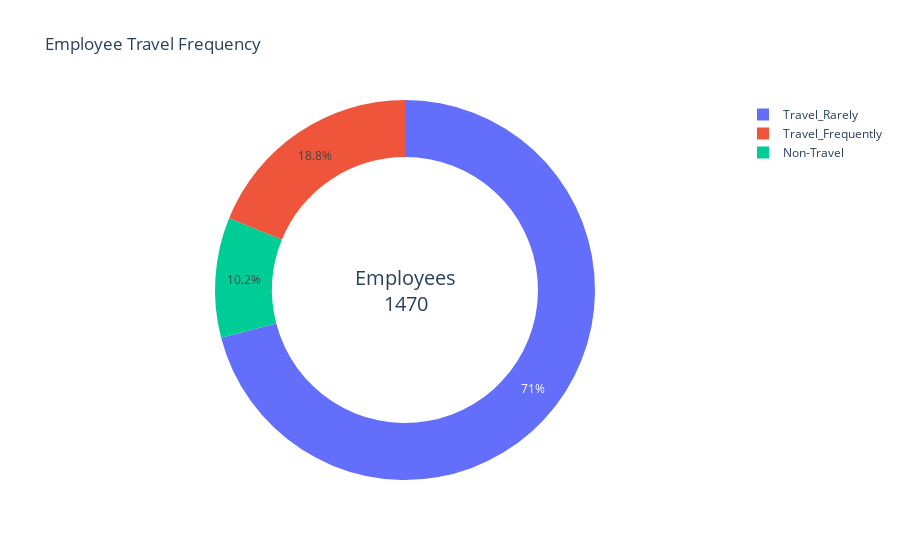

Source (notebook cell):
### Code cell
# travel
def viz_travel(df, graph='bar'):
    df_travel = df['BusinessTravel'].value_counts()
    if graph == 'area':
        fig = px.area(x=df_travel.index, y=df_travel.values, labels={'x':'Travel Frequency', 'y':'Number of Employee'}, title='Employee Travel Frequency')
    elif graph == 'pie':
        fig = px.pie(names=df_travel.index, values=df_travel.values, title='Employee Travel Frequency', hole=.7)
        fig.add_annotation(text='Employees<br>'+str(df.shape[0]), x=0.5, y=0.5, font_size=20, showarrow=False, )
    return fig

viz_travel(df, graph='pie')

### Figure 1 — Plotly figure (JSON) as saved in the notebook; plotly's stock layout.template omitted (floating-point values rounded to 4 significant figures)
{"data": [{"domain": {"x": [0, 1], "y": [0, 1]}, "hole": 0.7, "hovertemplate": "label=%{label}<br>value=%{value}<extra></extra>", "labels": ["Travel_Rarely", "Travel_Frequently", "Non-Travel"], "legendgroup": "", "name": "", "showlegend": true, "type": "pie", "values": [1043, 277, 150]}], "layout": {"annotations": [{"font": {"size": 20}, "showarrow": false, "text": "Employees<br>1470", "x": 0.5, "y": 0.5}], "legend": {"tracegroupgap": 0}, "title": {"text": "Employee Travel Frequency"}}}
